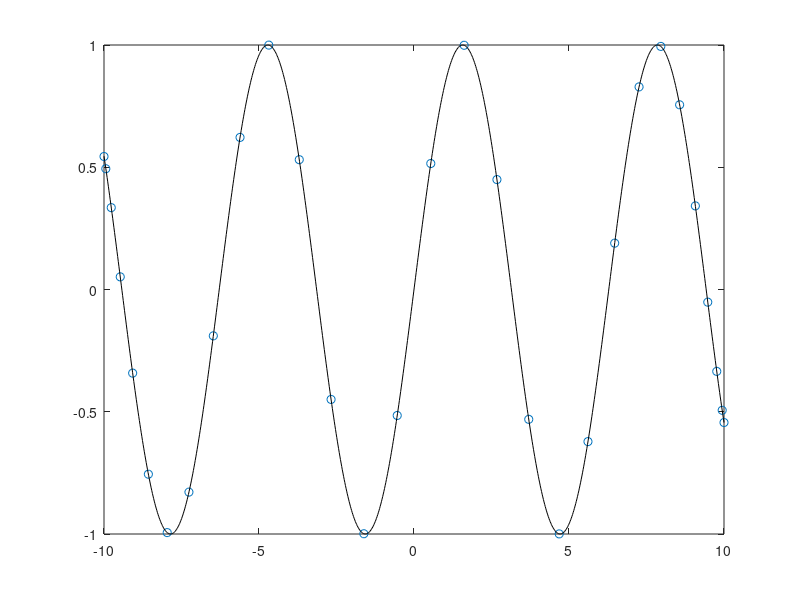

This figure's MATLAB source:
clear all; close all; clc;
leftbnd=-10;
rightbnd = 10;
n = 30;
chebychevgrid=@(leftbnd,rightbnd,n)leftbnd+((rightbnd-leftbnd)/2)*(cos(linspace(pi,0,n))+1);
a = chebychevgrid(leftbnd,rightbnd,n);
y=sin(a);
plot(a, y,'o')
hold on

sum=0;
for i=1:length(a)
    p=1;
    for j=1:length(a)
        if j~=i
            c = poly(a(j))/(a(i)-a(j));
            p = conv(p,c);
        end
    end
    sum= sum + p*y(i);
end

xq=linspace(leftbnd,rightbnd,1000);

yq=polyval(sum,xq);
plot(xq,yq,'k')
